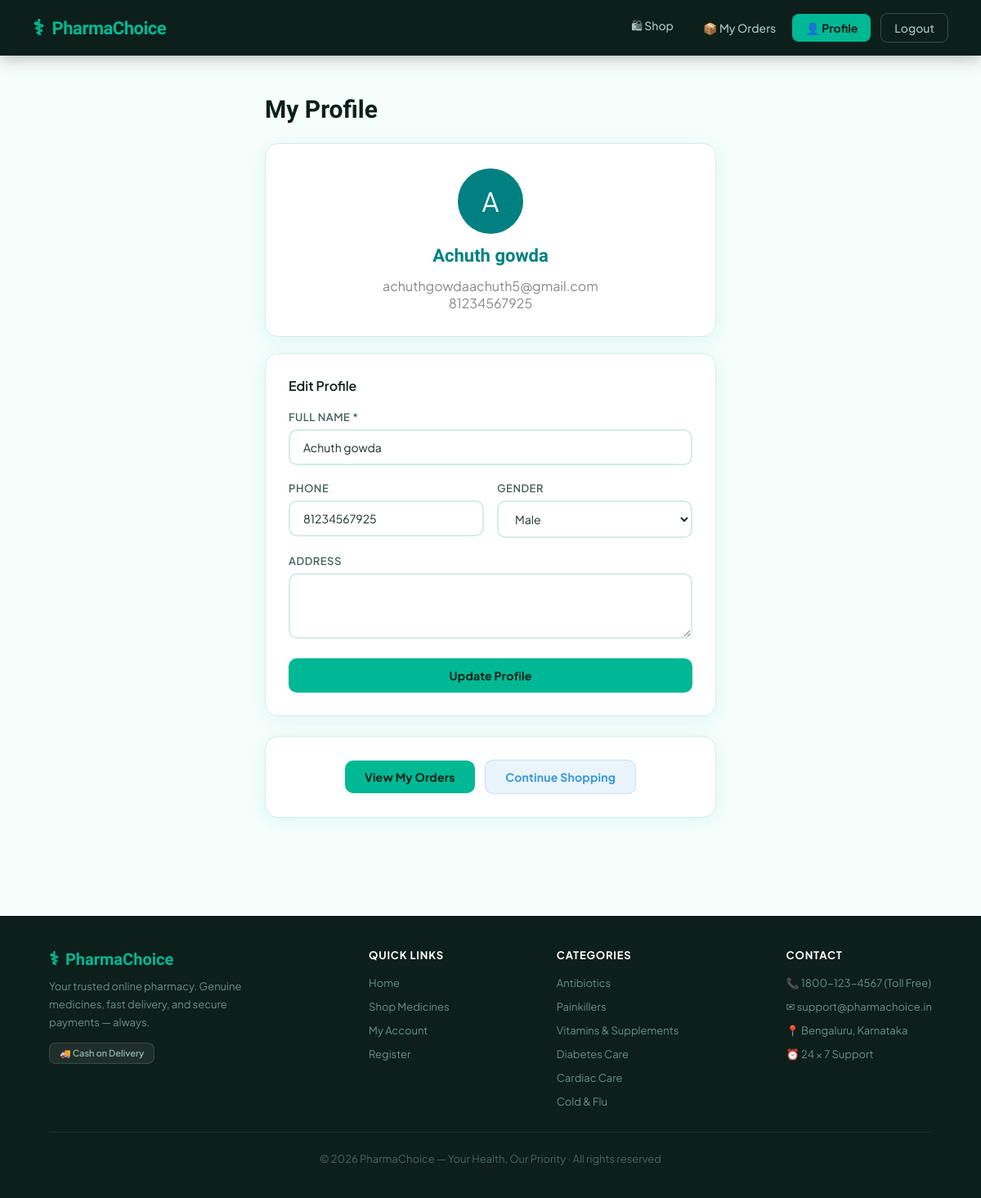
The page /profile (signed in) on the database its author committed.
### tables this page shows
CREATE TABLE customer (
            id INTEGER PRIMARY KEY AUTOINCREMENT,
            name TEXT NOT NULL,
            email TEXT NOT NULL UNIQUE,
            password TEXT NOT NULL,
            phone TEXT,
            gender TEXT,
            address TEXT
        );

### app.py (the view, shortened to what this page needs)
@app.route('/profile', methods=['GET','POST'])
@customer_required
def profile():
    db = get_db()
    customer = db.execute('SELECT * FROM customer WHERE id=?', (session['customer_id'],)).fetchone()
    return render_template('profile.html', customer=customer)

### app.py (called while the page is built)
def get_db():
    conn = sqlite3.connect(DB)
    conn.row_factory = sqlite3.Row
    return conn

def customer_required(f):
    from functools import wraps
    @wraps(f)
    def decorated(*args, **kwargs):
        if not session.get('customer_id'):
            flash('Please login first.', 'danger')
            return redirect(url_for('customer_login'))
        return f(*args, **kwargs)
    return decorated

### templates/profile.html (shortened to what this page needs)
{% extends 'base.html' %}
{% block content %}
<div class="container" style="max-width:600px;">
    <h1>My Profile</h1>
    <div class="card" style="text-align:center;padding:30px;margin-bottom:20px;">
        <div style="width:80px;height:80px;border-radius:50%;background:#008080;color:#fff;font-size:32px;display:flex;align-items:center;justify-content:center;margin:0 auto 14px;">
            {{ customer.name[0].upper() }}
        </div>
        <h2 style="color:#008080;">{{ customer.name }}</h2>
        <p style="color:#888;">{{ customer.email }}</p>
        <p style="color:#888;">{{ customer.phone or '' }}</p>
    </div>
    <div class="card">
        <h3 style="margin-bottom:20px;">Edit Profile</h3>
        <form method="POST">
            <div class="form-group">
                <label>Full Name *</label>
                <input type="text" name="name" value="{{ customer.name }}" required />
            </div>
            <div style="display:grid;grid-template-columns:1fr 1fr;gap:16px;">
                <div class="form-group">
                    <label>Phone</label>
                    <input type="text" name="phone" value="{{ customer.phone or '' }}" />
                </div>
                <div class="form-group">
                    <label>Gender</label>
                    <select name="gender">
                        <option {% if customer.gender=='Male' %}selected{% endif %}>Male</option>
                    </select>
                </div>
            </div>
            <div class="form-group">
                <label>Address</label>
                <textarea name="address" rows="3">{{ customer.address or '' }}</textarea>
            </div>
            <button type="submit" class="btn btn-primary" style="width:100%;padding:12px;">Update Profile</button>
        </form>
    </div>
    <div class="card" style="text-align:center;">
        <a href="{{ url_for('my_orders') }}" class="btn btn-primary">View My Orders</a>
        <a href="{{ url_for('shop') }}" class="btn btn-success" style="margin-left:10px;">Continue Shopping</a>
    </div>
</div>
{% endblock %}

### static/css/style.css (style rules this page uses)
:root { --em: #00b894; --em-d: #00896e; --em-l: #e6faf6; --mint: #d0f5ec; --dark: #0d1f1a; --dark2: #162720; --ink: #1a2e28; --slate: #4a6560; --muted: #7a9e97; --border: #d4ede8; --white: #ffffff; --cream: #f6fefc; --accent: #ff6b35; --warn: #f5a623; --warn-l: #fff8ec; --red: #e74c3c; --red-l: #fdecea; --blue: #3498db; --blue-l: #eaf4fb; --cs: 0 4px 24px rgba(0,184,148,.1); --ch: 0 8px 40px rgba(0,184,148,.18); }
* { margin: 0; padding: 0; box-sizing: border-box; }
html { scroll-behavior: smooth; }
body { font-family: 'Plus Jakarta Sans', sans-serif; background: var(--cream); color: var(--ink); min-height: 100vh; }
.container { max-width: 1220px; margin: 0 auto; padding: 36px 24px; }
h1 { font-family: 'Sora',sans-serif; color: var(--dark); font-size: 30px; font-weight: 700; margin-bottom: 24px; }
h2 { font-family: 'Sora',sans-serif; color: var(--em-d); font-size: 22px; font-weight: 600; margin-bottom: 14px; }
h3 { color: var(--dark); font-size: 16px; font-weight: 600; margin-bottom: 8px; }
.card { background: var(--white); border-radius: 16px; padding: 28px; box-shadow: var(--cs); margin-bottom: 24px; border: 1px solid var(--border); }
.form-group { margin-bottom: 20px; }
.form-group label { display: block; margin-bottom: 7px; font-weight: 600; font-size: 13px; color: var(--slate); text-transform: uppercase; letter-spacing: .5px; }
.form-group input, .form-group select, .form-group textarea { width: 100%; padding: 11px 16px; border: 2px solid var(--border); border-radius: 10px; font-size: 14px; font-family: inherit; color: var(--ink); background: var(--white); transition: border .2s, box-shadow .2s; }
.btn { display: inline-flex; align-items: center; justify-content: center; gap: 7px; padding: 11px 24px; border: none; border-radius: 10px; cursor: pointer; font-size: 14px; font-weight: 700; font-family: inherit; text-decoration: none; transition: all .22s; letter-spacing: .2px; }
.btn-primary { background: var(--em); color: var(--dark); }
.btn-success { background: var(--blue-l); color: var(--blue); border: 1px solid rgba(52,152,219,.2); }

### rows shown on the page
customer: name "A", name "Achuth gowda", email "achuthgowdaachuth5@gmail.com", phone "81234567925", gender "Male"
